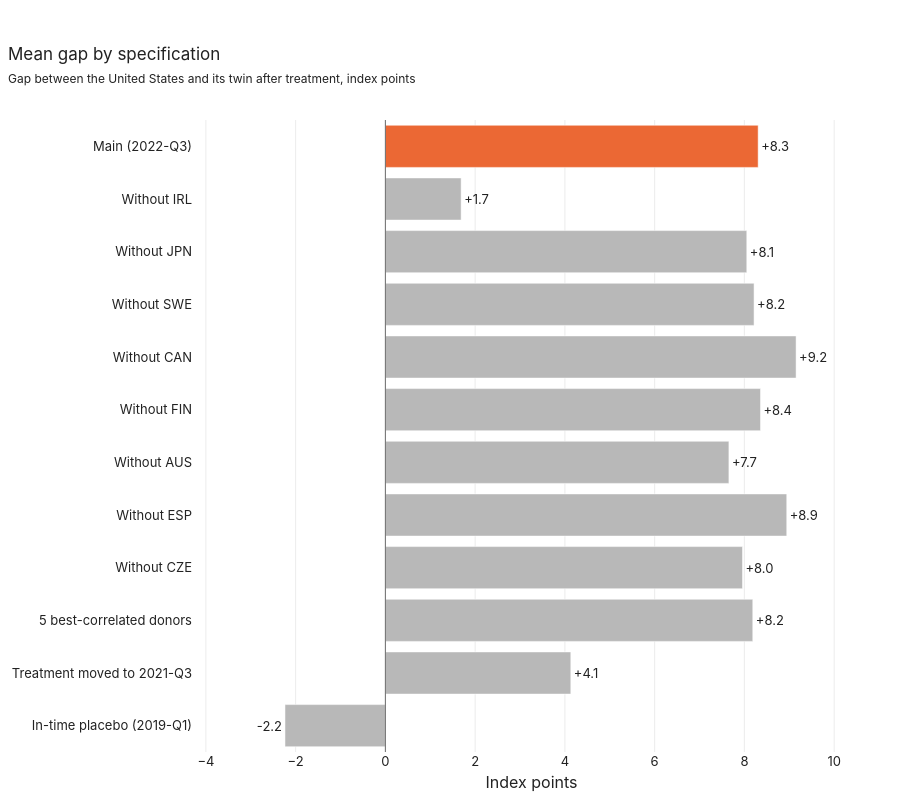

Notebook code cell kept with this figure:
### Markdown cell above
## 6. Robustness

### Code cell
plot_specs(synth.robustness(OECD, data['oecd_donor_fit']), 'specification', 'mean_gap', 'Main (2022-Q3)',
           pct=False, title='Mean gap by specification',
           subtitle="Gap between the United States and its twin after treatment, index points", xtitle="Index points")

### Figure 1 — Plotly figure (JSON) as saved in the notebook; plotly's stock layout.template omitted (floating-point values rounded to 4 significant figures)
{"data": [{"hovertemplate": "%{y} : %{x:.1f}<extra></extra>", "marker": {"color": ["#eb6834", "#b8b8b8", "#b8b8b8", "#b8b8b8", "#b8b8b8", "#b8b8b8", "#b8b8b8", "#b8b8b8", "#b8b8b8", "#b8b8b8", "#b8b8b8", "#b8b8b8"]}, "orientation": "h", "text": ["+8.3", "+1.7", "+8.1", "+8.2", "+9.2", "+8.4", "+7.7", "+8.9", "+8.0", "+8.2", "+4.1", "-2.2"], "textposition": "outside", "type": "bar", "x": [8.306, 1.688, 8.053, 8.215, 9.151, 8.358, 7.654, 8.944, 7.957, 8.187, 4.132, -2.237], "y": ["Main (2022-Q3)", "Without IRL", "Without JPN", "Without SWE", "Without CAN", "Without FIN", "Without AUS", "Without ESP", "Without CZE", "5 best-correlated donors", "Treatment moved to 2021-Q3", "In-time placebo (2019-Q1)"]}], "layout": {"height": 800, "hovermode": "closest", "shapes": [{"line": {"color": "#6b6b6b", "width": 1}, "type": "line", "x0": 0, "x1": 0, "xref": "x", "y0": 0, "y1": 1, "yref": "y domain"}], "title": {"subtitle": {"text": "Gap between the United States and its twin after treatment, index points"}, "text": "Mean gap by specification"}, "xaxis": {"range": [-4.287, 10.8], "showgrid": true, "tickformat": "", "tickmode": "auto", "title": {"text": "Index points"}}, "yaxis": {"autorange": "reversed", "showgrid": false, "title": {}}}}
